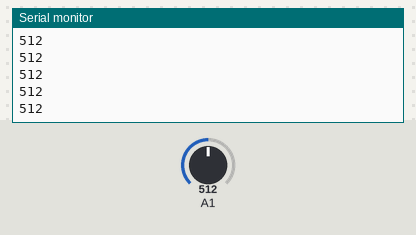
The sketch below on a simulated Arduino Uno, built with avr-gcc and run on an emulated ATmega328P. On the bench: the last lines printed to the serial monitor. The test bench sets the inputs (shaded band); at power-on: A1 = 512.

Above: at 1.2 s.
1.3 s: A1 set to 716
At 1.32 s:
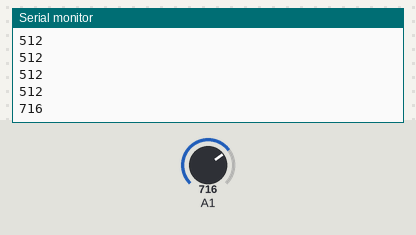
2.8 s: A1 set to 900
At 2.83 s:
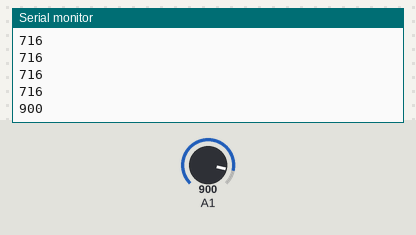
Timing chart, 0 to 5.8 s (numbered marks = the images above; inputs shaded):
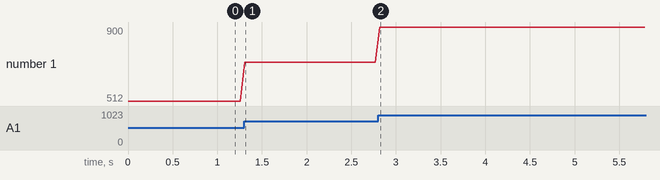

Measured:
- after the input at 1.3 s, the serial monitor: prints a new line at once (image 1)
- after the input at 2.8 s, the serial monitor: prints a new line at once (image 2)
- plotted number 1: 512 → 716 after the input at 1.3 s, 716 → 900 after the input at 2.8 s

The sketch:

Vibrator.ino
```cpp
void setup() {
  pinMode(1 , INPUT);
  Serial.begin(115200);
}

int count = 1;
boolean increasing = true;

void loop () {
//  if (count < 180 && increasing) {
//    count += 1;
//  } else if (count > 0 && !increasing) {
//    count -= 1;
//  } else if (count == 180 || count == 0) {
//    increasing = !increasing;
//  }
//
//  int pwm = map(count, 0, 180, 0, 255);
//  Serial.println(pwm);
//  analogWrite(11, pwm);
  int val = analogRead(1);
  Serial.println(val);
  delay(50);
}
```
